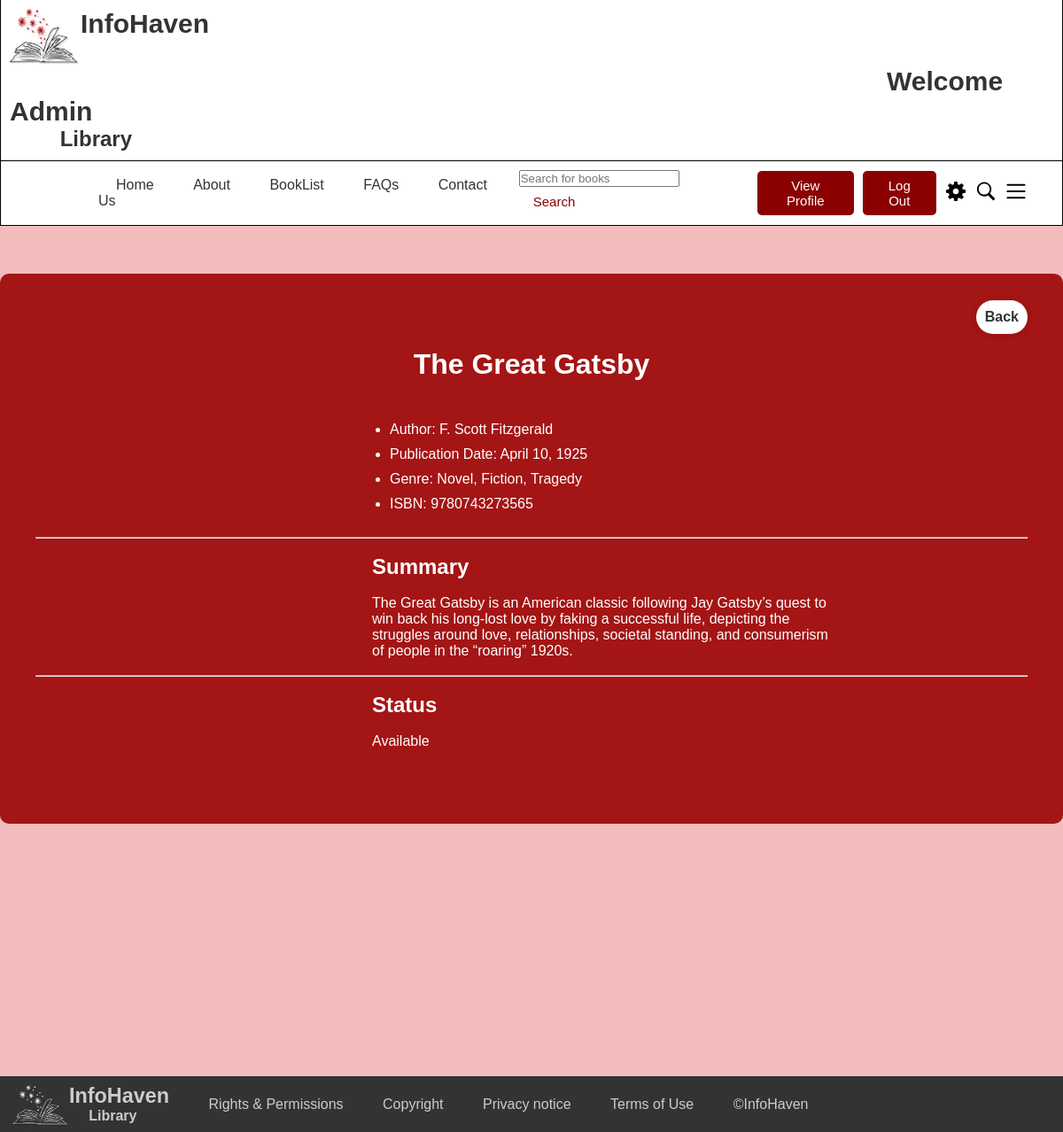
Before: /PreviewBook.html/3/ with the older database file.
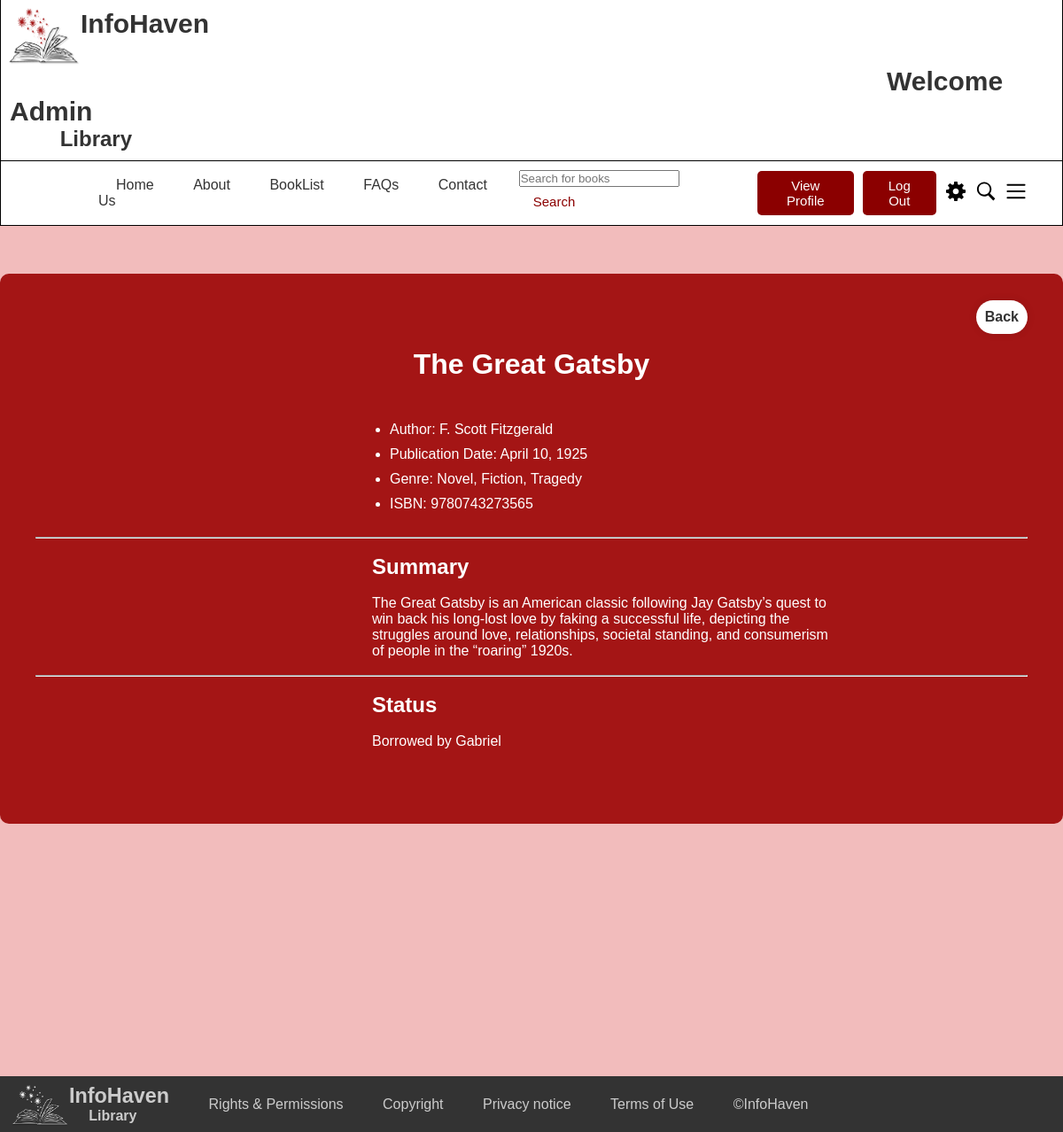
After: the same page with the newer database file.
### InfoHaven_App/models.py (models this page shows, shortened)
class Book(models.Model):
    book_id = models.CharField(primary_key=True, unique=True, max_length=50)
    author_id = models.CharField(max_length=50)
    title = models.CharField(max_length=255)
    summary = models.TextField(null=True, blank=True)
    author = models.CharField(max_length=255)
    publisher = models.CharField(max_length=255)
    classification = models.CharField(max_length=255)
    date_published = models.DateField()
    isbn = models.CharField(max_length=13, unique=True)
    status = models.CharField(max_length=50)
    borrower = models.CharField(max_length=50, blank=True, null=True)

### InfoHaven_App/views.py (the view)
# urls.py: path('PreviewBook.html/<str:book_id>/', views.preview_book, name='preview_book'),
def preview_book(request, book_id):
    book = get_object_or_404(Book, book_id=book_id)
    context = {
        'book_title': book.title,
        'book_author': book.author,
        'publication_date': book.date_published,
        'genre': book.classification,
        'isbn': book.isbn,
        'summary': book.summary,
        'availability': book.status,
        'status': book.status,
        'borrower': book.borrower,
    }
    return render(request, 'PreviewBook.html', context)

### templates/PreviewBook.html (shortened to what the changed rows need)
<!DOCTYPE html>
<html lang="en">
  <head>
      {% load static %}
      <link rel="stylesheet" href="{% static 'styles.css' %}">
  </head>
  <body>
      <header style="padding: 0;">
          <div class="bordering2">
              <h1 class="element" style="padding-left: 10px; padding-top: 10px; font-size: 30px;">
                  InfoHaven
                  {% if request.session.member_type == 0 %}
                      <span style="padding-left: 990px;">Welcome {{ request.session.member_fname }}</span>
                  {% else %}
                      <span style="padding-left: 990px;">Welcome Admin</span>
                  {% endif %}
              </h1>
              <h2 class="element" style="padding-left: 40px; padding-bottom: 10px;">&nbsp;&nbsp;&nbsp;&nbsp;Library</h2>
          </div>
      </header>
    <main style="background-color: #F2BCBC; min-height: 120vh;">
        <br><br><br>
        <div class="dbu_wrapper">
            <a href="{% url 'Dashboard' %}" class="btn">Back</a>
            <br><br><br>
            <h1 class="title">{{ book_title }}</h1>
            <br><br>
            <ul class="book-details">
                <li>Author: {{ book_author }}</li>
                <li>Publication Date: {{ publication_date }}</li>
                <li>Genre: {{ genre }}</li>
                <li>ISBN: {{ isbn }}</li>
            </ul>
            <br><hr><br>
            <h2>Summary</h2>
            <br>
            <p class="summary">{{ summary }}</p>
            <br><hr><br>
            <h2>Status</h2>
            <br>
            <p class="summary">
            {% if status == 'Available' %}
                Available
            {% else %}
                {{ status }} by {{ borrower }}
            {% endif %}
            </p>
            <br><br><br>
        </div>
    </main>
  </body>
</html>

Changed rows visible on the page:
changed Book "The Great Gatsby": status (not shown) → "Borrowed"; borrower (not shown) → "Gabriel"
Other visible differences:
text no longer shown: "Available"
text now shown: "by"
